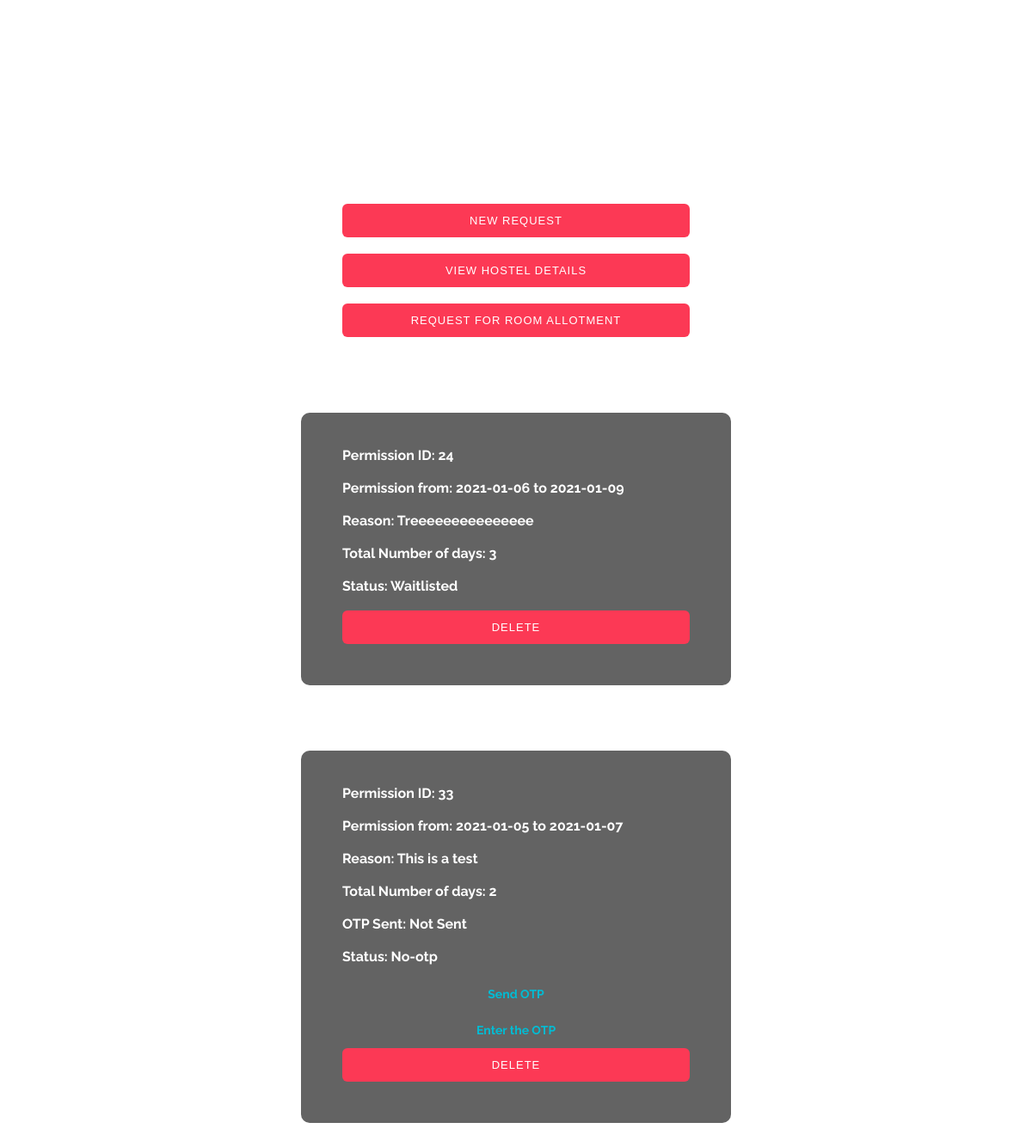
/stud.req.page.php (signed in), run on the app's committed database.
### tables this page shows
CREATE TABLE `permissions` (
  `Permission_ID` int NOT NULL AUTO_INCREMENT,
  `Student_Roll_No` char(9) NOT NULL,
  `Initiaiton_Date` date NOT NULL,
  `Priority` char(255) NOT NULL,
  `No_of_Days` int NOT NULL,
  `Description` varchar(255) DEFAULT NULL,
  `Vacate_Date` date NOT NULL,
  `Return_Date` date NOT NULL,
  `OTP_Sent` tinyint(1) DEFAULT '0',
  PRIMARY KEY (`Permission_ID`)
);

CREATE TABLE `approve` (
  `Permission_ID` varchar(10) NOT NULL,
  `Faculty_ID` char(9) NOT NULL,
  `Status_of_Approval` char(255) NOT NULL,
  PRIMARY KEY (`Permission_ID`,`Faculty_ID`)
);

### stud.req.page.php (the view, shortened to what this page needs)
<?php
require 'includes/db.config.php';
$arr = array();
$roll = $_SESSION['login_user_stud'];
$sql = "SELECT * FROM permissions WHERE Student_Roll_No='$roll'";
$result = mysqli_query($conn, $sql);
while ($row = mysqli_fetch_assoc($result)) {
    array_push($arr, $row);
}
?>
<!DOCTYPE html>
<html>
<head>
    <link rel="stylesheet" href="">
    <link href="/web/css/style.css" rel="stylesheet" type="text/css" />
    <link href="/web/css/fontawesome-all.css" rel="stylesheet" />
</head>
<body style="overflow:hidden">
    <h1>Requests</h1>
    <br><br>
    <form action="stud.req.new.php" method="POST">
        <div class=" w3l-login-form" style="background-color:rgba(0,0,0,0)">
            <button type="submit" name="new">New Request</button>
            <br><br>
            <button type="submit" name="deets" value = "123">View Hostel Details</button>
            <br><br>
            <button type="submit" name="alloc" value = "321">Request for room allotment</button>
        </div>
    </form>
    <div class="lmao" style="height: 70vh;position:relative;overflow:auto;">
        <?php
        $arrlen = count($arr);
        for ($i = 0; $i < $arrlen; $i++) {
            $row = $arr[$i];
            $permid = $row['Permission_ID'];
            $query = "SELECT * FROM approve WHERE Permission_ID = '$permid'";
            $result = mysqli_query($conn, $query);
            $res = mysqli_fetch_row($result);
            if($row['OTP_Sent'] == 1){
                $otp = "Sent";
            }
            else{
                $otp = "Not Sent";
            }
             if($res[2] != "Waitlisted")
             {
                echo "
                    <div>
                        <div class=\" w3l-login-form\">
                        <form action=\"stud.del.req.php\" method=\"POST\">
                            <div class=\"pertext\">
                            <strong>Permission ID: {$row['Permission_ID']}</strong>
                            <br> </br>
                            <b>Permission from: {$row['Vacate_Date']} to {$row['Return_Date']} </b>
                            <br> </br>
                            <b> Reason: {$row['Description']}  </b>
                            <br> </br>
                            <b> Total Number of days: {$row['No_of_Days']}  </b>
                            <br> </br>
                            <b> OTP Sent: {$otp}  </b>
                            <br> </br>
                            <b> Status: {$res[2]}  </b>
                            <b><p style=\"text-align:center\"class=\" w3l-register-p\"><a href=\"includes/generate_otp.inc.php?link=" . $row['Permission_ID'] . "\" class=\"register\"> Send OTP</a></p></b>
                            <b><p style=\"text-align:center\"class=\" w3l-register-p\"><a href=\"includes/check_otp.php?link=" . $row['Permission_ID'] . "\" class=\"register\"> Enter the OTP</a></p></b>
                            <button type=\"submit\" value=" . $i . " name=\"delete\">delete</button>
                            </div>
                            </form>
                        </div>
                        <br><br><br><br>
                    </div>
                    ";
             }
             else
             {
                echo "
                    <div>
                        <div class=\" w3l-login-form\">
                        <form action=\"stud.del.req.php\" method=\"POST\">
                            <div class=\"pertext\">
                            <strong>Permission ID: {$row['Permission_ID']}</strong>
                            <br> </br>
                            <b>Permission from: {$row['Vacate_Date']} to {$row['Return_Date']} </b>
                            <br> </br>
                            <b> Reason: {$row['Description']}  </b>
                            <br> </br>
                            <b> Total Number of days: {$row['No_of_Days']}  </b>
                            <br> </br>
                            <b> Status: {$res[2]}  </b>
                            <br> </br>
                            <button type=\"submit\" value=" . $i . " name=\"delete\">delete</button>
                            </div>
                            </form>
                        </div>
                        <br><br><br><br>
                    </div>
                    ";
             }
        }
        ?>
    </div>
</body>
</html>

### web/css/style.css (style rules this page uses)
body { margin: 0; padding: 0; background: url(../images/cover4.jpg) no-repeat 0px 0px; min-height: 100vh; font-family: 'Raleway', sans-serif; }
a { text-decoration: none; }
.lmao { -ms-overflow-style: none; scrollbar-width: none; }
h1 { margin: 0; color: #ffffff; text-align: center; font-size: 50px; font-weight: 500; letter-spacing: 2px; padding: 50px 0; }
p.w3l-register-p { color: #eee; font-size: 13px; text-align: center; margin-top: 2em; }
.lmao { padding-top: 40px; }
.pertext { color: white; }
.w3l-login-form { background: rgba(0, 0, 0, 0.6117647058823529); max-width: 500px; margin: 0 auto; padding: 3em; border-radius: 10px; box-sizing: border-box; padding-top: 40px; transition: padding-top 2s; }
button { background: #fc3955; color: #ffffff; font-size: 13px; text-transform: uppercase; letter-spacing: 1px; border: none; padding: 12px 60px; cursor: pointer; width: 100%; border-radius: 6px; }
a { color: #eee; font-size: 14px; text-decoration: none; }
.register { color: #00BCD4; text-decoration: none; }

### data on the page
permissions: Permission_ID "24", Vacate_Date "2021-01-06", Return_Date "2021-01-09", Description "Treeeeeeeeeeeeeee", No_of_Days "3", approve.Status_of_Approval "Waitlisted"
permissions: Permission_ID "33", Vacate_Date "2021-01-05", Return_Date "2021-01-07", Description "This is a test", No_of_Days "2", OTP_Sent "Not Sent", approve.Status_of_Approval "No-otp"
